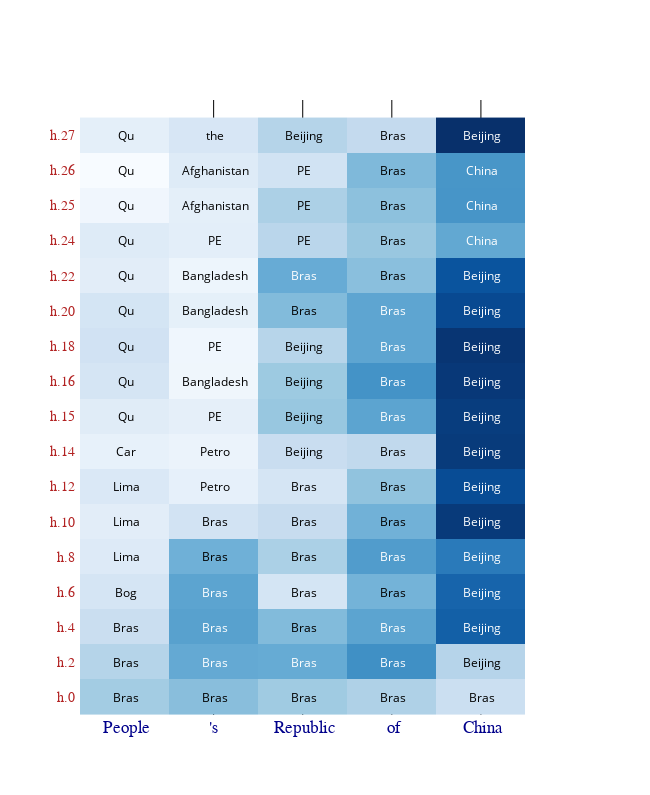

Notebook code cell kept with this figure:
### Code cell
lens_utils.visualize_attribute_lens(
    att_info, layer_skip=2, must_have_layers=[15, 25],
    expected_answers=[' Seattle', " Washington"]
)

### Figure 1 — Plotly figure (JSON) as saved in the notebook; plotly's stock layout.template omitted (floating-point values rounded to 4 significant figures; data arrays with more than 128 entries replaced by an {"elided": "..."} marker saying what was removed)
{"data": [{"colorscale": [[0, "rgb(247,251,255)"], [0.125, "rgb(222,235,247)"], [0.25, "rgb(198,219,239)"], [0.375, "rgb(158,202,225)"], [0.5, "rgb(107,174,214)"], [0.625, "rgb(66,146,198)"], [0.75, "rgb(33,113,181)"], [0.875, "rgb(8,81,156)"], [1, "rgb(8,48,107)"]], "customdata": {"elided": "17x5x3 str values"}, "hovertemplate": "<b>'%{customdata[0]}': %{customdata[1]}</b><br><br>Top_k:<br>   %{customdata[2]}<extra></extra>", "reversescale": false, "showscale": false, "type": "heatmap", "x": [0, 1, 2, 3, 4], "y": [0, 1, 2, 3, 4, 5, 6, 7, 8, 9, 10, 11, 12, 13, 14, 15, 16], "z": [[0.3405, 0.4013, 0.3496, 0.3067, 0.2186], [0.2914, 0.4869, 0.4791, 0.5848, 0.2872], [0.2257, 0.5196, 0.4165, 0.5067, 0.751], [0.1742, 0.5072, 0.1765, 0.4468, 0.7348], [0.1354, 0.4591, 0.318, 0.5383, 0.6585], [0.1159, 0.1876, 0.2367, 0.4543, 0.8786], [0.1512, 0.094, 0.1728, 0.3846, 0.8177], [0.0908, 0.0741, 0.2306, 0.257, 0.8772], [0.1249, 0.1012, 0.3676, 0.5066, 0.8695], [0.1733, 0.0571, 0.3563, 0.5726, 0.8849], [0.1931, 0.0539, 0.286, 0.5021, 0.8964], [0.1764, 0.0989, 0.4156, 0.5014, 0.8273], [0.1154, 0.0635, 0.4771, 0.3988, 0.7918], [0.1337, 0.1091, 0.276, 0.3662, 0.4913], [0.0524, 0.1067, 0.317, 0.3922, 0.5657], [0.02, 0.1298, 0.1909, 0.4234, 0.5623], [0.1058, 0.1643, 0.2915, 0.25, 0.9136]]}], "layout": {"annotations": [{"font": {"color": "#000000"}, "showarrow": false, "text": " Bras", "x": 0, "xref": "x", "y": 0, "yref": "y"}, {"font": {"color": "#000000"}, "showarrow": false, "text": " Bras", "x": 1, "xref": "x", "y": 0, "yref": "y"}, {"font": {"color": "#000000"}, "showarrow": false, "text": " Bras", "x": 2, "xref": "x", "y": 0, "yref": "y"}, {"font": {"color": "#000000"}, "showarrow": false, "text": " Bras", "x": 3, "xref": "x", "y": 0, "yref": "y"}, {"font": {"color": "#000000"}, "showarrow": false, "text": " Bras", "x": 4, "xref": "x", "y": 0, "yref": "y"}, {"font": {"color": "#000000"}, "showarrow": false, "text": " Bras", "x": 0, "xref": "x", "y": 1, "yref": "y"}, {"font": {"color": "#FFFFFF"}, "showarrow": false, "text": " Bras", "x": 1, "xref": "x", "y": 1, "yref": "y"}, {"font": {"color": "#FFFFFF"}, "showarrow": false, "text": " Bras", "x": 2, "xref": "x", "y": 1, "yref": "y"}, {"font": {"color": "#FFFFFF"}, "showarrow": false, "text": " Bras", "x": 3, "xref": "x", "y": 1, "yref": "y"}, {"font": {"color": "#000000"}, "showarrow": false, "text": " Beijing", "x": 4, "xref": "x", "y": 1, "yref": "y"}, {"font": {"color": "#000000"}, "showarrow": false, "text": " Bras", "x": 0, "xref": "x", "y": 2, "yref": "y"}, {"font": {"color": "#FFFFFF"}, "showarrow": false, "text": " Bras", "x": 1, "xref": "x", "y": 2, "yref": "y"}, {"font": {"color": "#000000"}, "showarrow": false, "text": " Bras", "x": 2, "xref": "x", "y": 2, "yref": "y"}, {"font": {"color": "#FFFFFF"}, "showarrow": false, "text": " Bras", "x": 3, "xref": "x", "y": 2, "yref": "y"}, {"font": {"color": "#FFFFFF"}, "showarrow": false, "text": " Beijing", "x": 4, "xref": "x", "y": 2, "yref": "y"}, {"font": {"color": "#000000"}, "showarrow": false, "text": " Bog", "x": 0, "xref": "x", "y": 3, "yref": "y"}, {"font": {"color": "#FFFFFF"}, "showarrow": false, "text": " Bras", "x": 1, "xref": "x", "y": 3, "yref": "y"}, {"font": {"color": "#000000"}, "showarrow": false, "text": " Bras", "x": 2, "xref": "x", "y": 3, "yref": "y"}, {"font": {"color": "#000000"}, "showarrow": false, "text": " Bras", "x": 3, "xref": "x", "y": 3, "yref": "y"}, {"font": {"color": "#FFFFFF"}, "showarrow": false, "text": " Beijing", "x": 4, "xref": "x", "y": 3, "yref": "y"}, {"font": {"color": "#000000"}, "showarrow": false, "text": " Lima", "x": 0, "xref": "x", "y": 4, "yref": "y"}, {"font": {"color": "#000000"}, "showarrow": false, "text": " Bras", "x": 1, "xref": "x", "y": 4, "yref": "y"}, {"font": {"color": "#000000"}, "showarrow": false, "text": " Bras", "x": 2, "xref": "x", "y": 4, "yref": "y"}, {"font": {"color": "#FFFFFF"}, "showarrow": false, "text": " Bras", "x": 3, "xref": "x", "y": 4, "yref": "y"}, {"font": {"color": "#FFFFFF"}, "showarrow": false, "text": " Beijing", "x": 4, "xref": "x", "y": 4, "yref": "y"}, {"font": {"color": "#000000"}, "showarrow": false, "text": " Lima", "x": 0, "xref": "x", "y": 5, "yref": "y"}, {"font": {"color": "#000000"}, "showarrow": false, "text": " Bras", "x": 1, "xref": "x", "y": 5, "yref": "y"}, {"font": {"color": "#000000"}, "showarrow": false, "text": " Bras", "x": 2, "xref": "x", "y": 5, "yref": "y"}, {"font": {"color": "#000000"}, "showarrow": false, "text": " Bras", "x": 3, "xref": "x", "y": 5, "yref": "y"}, {"font": {"color": "#FFFFFF"}, "showarrow": false, "text": " Beijing", "x": 4, "xref": "x", "y": 5, "yref": "y"}, {"font": {"color": "#000000"}, "showarrow": false, "text": " Lima", "x": 0, "xref": "x", "y": 6, "yref": "y"}, {"font": {"color": "#000000"}, "showarrow": false, "text": " Petro", "x": 1, "xref": "x", "y": 6, "yref": "y"}, {"font": {"color": "#000000"}, "showarrow": false, "text": " Bras", "x": 2, "xref": "x", "y": 6, "yref": "y"}, {"font": {"color": "#000000"}, "showarrow": false, "text": " Bras", "x": 3, "xref": "x", "y": 6, "yref": "y"}, {"font": {"color": "#FFFFFF"}, "showarrow": false, "text": " Beijing", "x": 4, "xref": "x", "y": 6, "yref": "y"}, {"font": {"color": "#000000"}, "showarrow": false, "text": " Car", "x": 0, "xref": "x", "y": 7, "yref": "y"}, {"font": {"color": "#000000"}, "showarrow": false, "text": " Petro", "x": 1, "xref": "x", "y": 7, "yref": "y"}, {"font": {"color": "#000000"}, "showarrow": false, "text": " Beijing", "x": 2, "xref": "x", "y": 7, "yref": "y"}, {"font": {"color": "#000000"}, "showarrow": false, "text": " Bras", "x": 3, "xref": "x", "y": 7, "yref": "y"}, {"font": {"color": "#FFFFFF"}, "showarrow": false, "text": " Beijing", "x": 4, "xref": "x", "y": 7, "yref": "y"}, {"font": {"color": "#000000"}, "showarrow": false, "text": " Qu", "x": 0, "xref": "x", "y": 8, "yref": "y"}, {"font": {"color": "#000000"}, "showarrow": false, "text": " PE", "x": 1, "xref": "x", "y": 8, "yref": "y"}, {"font": {"color": "#000000"}, "showarrow": false, "text": " Beijing", "x": 2, "xref": "x", "y": 8, "yref": "y"}, {"font": {"color": "#FFFFFF"}, "showarrow": false, "text": " Bras", "x": 3, "xref": "x", "y": 8, "yref": "y"}, {"font": {"color": "#FFFFFF"}, "showarrow": false, "text": " Beijing", "x": 4, "xref": "x", "y": 8, "yref": "y"}, {"font": {"color": "#000000"}, "showarrow": false, "text": " Qu", "x": 0, "xref": "x", "y": 9, "yref": "y"}, {"font": {"color": "#000000"}, "showarrow": false, "text": " Bangladesh", "x": 1, "xref": "x", "y": 9, "yref": "y"}, {"font": {"color": "#000000"}, "showarrow": false, "text": " Beijing", "x": 2, "xref": "x", "y": 9, "yref": "y"}, {"font": {"color": "#FFFFFF"}, "showarrow": false, "text": " Bras", "x": 3, "xref": "x", "y": 9, "yref": "y"}, {"font": {"color": "#FFFFFF"}, "showarrow": false, "text": " Beijing", "x": 4, "xref": "x", "y": 9, "yref": "y"}, {"font": {"color": "#000000"}, "showarrow": false, "text": " Qu", "x": 0, "xref": "x", "y": 10, "yref": "y"}, {"font": {"color": "#000000"}, "showarrow": false, "text": " PE", "x": 1, "xref": "x", "y": 10, "yref": "y"}, {"font": {"color": "#000000"}, "showarrow": false, "text": " Beijing", "x": 2, "xref": "x", "y": 10, "yref": "y"}, {"font": {"color": "#FFFFFF"}, "showarrow": false, "text": " Bras", "x": 3, "xref": "x", "y": 10, "yref": "y"}, {"font": {"color": "#FFFFFF"}, "showarrow": false, "text": " Beijing", "x": 4, "xref": "x", "y": 10, "yref": "y"}, {"font": {"color": "#000000"}, "showarrow": false, "text": " Qu", "x": 0, "xref": "x", "y": 11, "yref": "y"}, {"font": {"color": "#000000"}, "showarrow": false, "text": " Bangladesh", "x": 1, "xref": "x", "y": 11, "yref": "y"}, {"font": {"color": "#000000"}, "showarrow": false, "text": " Bras", "x": 2, "xref": "x", "y": 11, "yref": "y"}, {"font": {"color": "#FFFFFF"}, "showarrow": false, "text": " Bras", "x": 3, "xref": "x", "y": 11, "yref": "y"}, {"font": {"color": "#FFFFFF"}, "showarrow": false, "text": " Beijing", "x": 4, "xref": "x", "y": 11, "yref": "y"}, {"font": {"color": "#000000"}, "showarrow": false, "text": " Qu", "x": 0, "xref": "x", "y": 12, "yref": "y"}, {"font": {"color": "#000000"}, "showarrow": false, "text": " Bangladesh", "x": 1, "xref": "x", "y": 12, "yref": "y"}, {"font": {"color": "#FFFFFF"}, "showarrow": false, "text": " Bras", "x": 2, "xref": "x", "y": 12, "yref": "y"}, {"font": {"color": "#000000"}, "showarrow": false, "text": " Bras", "x": 3, "xref": "x", "y": 12, "yref": "y"}, {"font": {"color": "#FFFFFF"}, "showarrow": false, "text": " Beijing", "x": 4, "xref": "x", "y": 12, "yref": "y"}, {"font": {"color": "#000000"}, "showarrow": false, "text": " Qu", "x": 0, "xref": "x", "y": 13, "yref": "y"}, {"font": {"color": "#000000"}, "showarrow": false, "text": " PE", "x": 1, "xref": "x", "y": 13, "yref": "y"}, {"font": {"color": "#000000"}, "showarrow": false, "text": " PE", "x": 2, "xref": "x", "y": 13, "yref": "y"}, {"font": {"color": "#000000"}, "showarrow": false, "text": " Bras", "x": 3, "xref": "x", "y": 13, "yref": "y"}, {"font": {"color": "#FFFFFF"}, "showarrow": false, "text": " China", "x": 4, "xref": "x", "y": 13, "yref": "y"}, {"font": {"color": "#000000"}, "showarrow": false, "text": " Qu", "x": 0, "xref": "x", "y": 14, "yref": "y"}, {"font": {"color": "#000000"}, "showarrow": false, "text": " Afghanistan", "x": 1, "xref": "x", "y": 14, "yref": "y"}, {"font": {"color": "#000000"}, "showarrow": false, "text": " PE", "x": 2, "xref": "x", "y": 14, "yref": "y"}, {"font": {"color": "#000000"}, "showarrow": false, "text": " Bras", "x": 3, "xref": "x", "y": 14, "yref": "y"}, {"font": {"color": "#FFFFFF"}, "showarrow": false, "text": " China", "x": 4, "xref": "x", "y": 14, "yref": "y"}, {"font": {"color": "#000000"}, "showarrow": false, "text": " Qu", "x": 0, "xref": "x", "y": 15, "yref": "y"}, {"font": {"color": "#000000"}, "showarrow": false, "text": " Afghanistan", "x": 1, "xref": "x", "y": 15, "yref": "y"}, {"font": {"color": "#000000"}, "showarrow": false, "text": " PE", "x": 2, "xref": "x", "y": 15, "yref": "y"}, {"font": {"color": "#000000"}, "showarrow": false, "text": " Bras", "x": 3, "xref": "x", "y": 15, "yref": "y"}, {"font": {"color": "#FFFFFF"}, "showarrow": false, "text": " China", "x": 4, "xref": "x", "y": 15, "yref": "y"}, {"font": {"color": "#000000"}, "showarrow": false, "text": " Qu", "x": 0, "xref": "x", "y": 16, "yref": "y"}, {"font": {"color": "#000000"}, "showarrow": false, "text": " the", "x": 1, "xref": "x", "y": 16, "yref": "y"}, {"font": {"color": "#000000"}, "showarrow": false, "text": " Beijing", "x": 2, "xref": "x", "y": 16, "yref": "y"}, {"font": {"color": "#000000"}, "showarrow": false, "text": " Bras", "x": 3, "xref": "x", "y": 16, "yref": "y"}, {"font": {"color": "#FFFFFF"}, "showarrow": false, "text": " Beijing", "x": 4, "xref": "x", "y": 16, "yref": "y"}], "autosize": false, "height": 795, "plot_bgcolor": "white", "width": 650, "xaxis": {"dtick": 1, "gridcolor": "rgb(0, 0, 0)", "range": [-0.5, 5], "side": "bottom", "tickfont": {"color": "darkblue", "family": "Courier New, Monospace", "size": 17}, "tickmode": "array", "ticks": "", "ticktext": [" People", "'s", " Republic", " of", " China"], "tickvals": [0, 1, 2, 3, 4]}, "yaxis": {"dtick": 1, "range": [-0.5, 17], "tickfont": {"color": "firebrick", "family": "verdana", "size": 14}, "tickmode": "array", "ticks": "", "ticksuffix": "  ", "ticktext": ["h.0 ", "h.2 ", "h.4 ", "h.6 ", "h.8 ", "h.10 ", "h.12 ", "h.14 ", "h.15 ", "h.16 ", "h.18 ", "h.20 ", "h.22 ", "h.24 ", "h.25 ", "h.26 ", "h.27 "], "tickvals": [0, 1, 2, 3, 4, 5, 6, 7, 8, 9, 10, 11, 12, 13, 14, 15, 16]}}}
